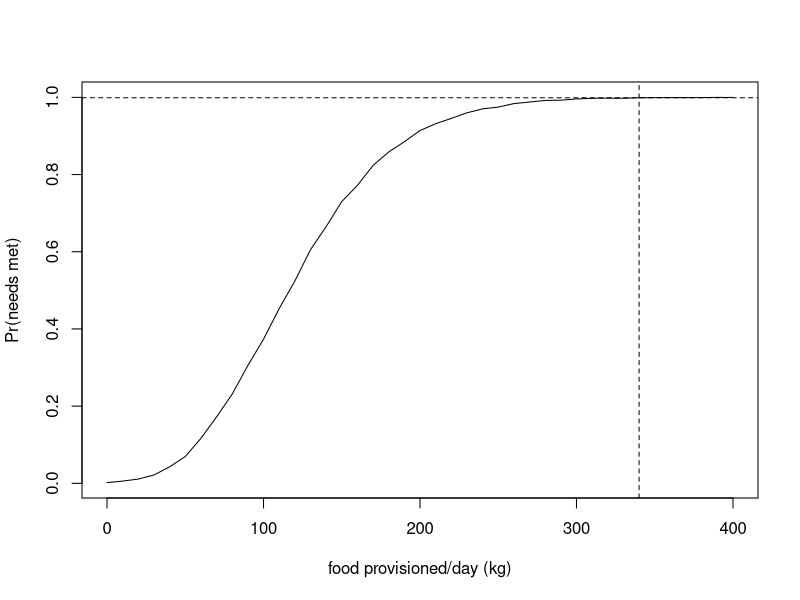

Here is the R script that generated this plot: (Note: a time limit stopped this script after it produced the figure.)
##################################
## whale shark energetics model ##
## Corey Bradshaw 13.10.2022    ##
##################################

###################################################################################################################
## accompanies paper:                                                                                            ##
## BARRY, C, C LEGASPI, TM CLARKE, G ARAUJO, CJA BRADSHAW, AC GLEISS, L MEYER, A PONZO, C HUVENEERS. In review.  ##
## A new approach to evaluate the energetic cost of whale shark tourism. Biological Conservation                 ##
###################################################################################################################

# fixed deterministic parameters
tmpR <- 25 # temperature at routine (ºC)
tmpP <- 30 # temperature at provisioning (ºC)
tmpCoef <- 2.64 # temperature coefficient
RMR2SMR <- 1.459854 # RMR/SMR ratio

# deterministic parameters with uncertainties
actRmn <- 0.01294 # routine activity
actRsd <- 0.001045037
actPmn <- 0.02453 # provisioning activity
actPsd <- 0.005184831
EdensPMmn <- 1.357 # energy density of provisioned meal (kJ/g wet weight) (Motta, et al. 2010)
EdensPMsd <- 0.084 # (Motta, et al. 2010)
SMRexpmn <- 0.8406 # SMR scaling exponent
SMRexpsd <- 0.0271

# length-mass relationship
WSLmn <- 5.5 # whale shark length (m)
WSLsd <- 1.3
WSLMexp <- 2.862 # mass-length exponent (Hsu et al. 2012)
WSmassCalc <- 1000*12.1*WSLmn^WSLMexp # calculated mass (g) (test with mean)

# deterministic (mean) calculations
SMR15int <- 1.1366 # SMR15 intercept
SMR15 <- exp(SMRexpmn*log(WSmassCalc)-SMR15int) # SMR at 15 ºC
SMRnp <- tmpCoef^(1/(10/(tmpR-15)))*SMR15 # SMR (non-provisioned) (mg O2 h-1)
MRnp <- SMRnp*RMR2SMR # MR- (non-provisioned) (mg O2 h-1)
O2np <- SMRnp*(RMR2SMR-1) # O2 for activity (non-provisioned) (mg O2 h-1)
O2p <- O2np/actRmn*actPmn # O2 for activity (provisioned) (mg O2 h-1)
SMRp <- tmpCoef^(1/(10/(tmpP-15)))*SMR15 # SMR (provisioned) (mg O2 h-1)
MRp <- O2p+SMRp # MR (provisioned) (mg O2 h-1)
dO2cons <- MRp - MRnp # Δ oxygen consumption/hour (mg O2 h-1)
Eeqh <- dO2cons/1000*13.6 # energy equivalent (kJ) per hour
Ewastage <- 0.73
Beqh <- (Eeqh/EdensPMmn)/Ewastage # biomass equivalent (g of fish) per hour

# number of whale sharks in area
# 12.7 ± 4.3 SD individual whale sharks seen in survey area daily,
# with max presence 26 individuals (Aug 10 2013) (Araujo, et al. 2014)
Nws.daily.mn <- 12.7
Nws.daily.sd <- 4.3

# duration of tourism operation (hours)
tour.dur.min <- 4
tour.dur.max <- 6

# sea-surface temperatures
setwd("~/.../data/")
SSTdat <- read.csv("SST.csv", header=T)

# food provision vector (0-400 kg), in 10 kg increments
prov.vec <- seq(0,400,10)


########################
## stochastic run 1:  ##
## number of sharks   ##
## from distribution  ##
########################

iter <- 10000 # number of iterations per provision increment

# cycle through provisioning vector
prob.needs.met <- rep(NA,length(prov.vec)) # storage vector
for (p in 1:length(prov.vec)) {

  needs.met <- rep(NA,iter) # storage vector
  for (i in 1:iter) {
    # GENERATE NUMBER OF SHARKS ON DAY
    nWSday.it <- round(rnorm(1, mean=Nws.daily.mn, sd=Nws.daily.sd),0)
    nWSday.it <- ifelse(nWSday.it < 0, 0, nWSday.it)
    
    # GENERATE LENGTH DISTRIBUTION OF THOSE SHARKS
    lenDISTday.it <- rnorm(nWSday.it, mean=WSLmn, sd=WSLsd)
    
    # TRANSLATE LENGTHS TO MASSES (g)
    massDISTday.it <- 1000*12.1*lenDISTday.it^WSLMexp
    
    # SAMPLE A TEMPERATURE FOR THIS DAY
    tmpDAY <- sample(SSTdat$monthSSTmn,1,replace=T)
    
    # APPLY AN ACTIVITY TO EACH SHARK
    actRindDAY <- rnorm(nWSday.it, mean=actRmn, sd=actRsd) # routine
    actPindDAY <- rnorm(nWSday.it, mean=actPmn, sd=actPsd) # provisioning
    
    # SMR15 FOR EACH SHARK
    # SMR scaling expoonent for each shark
    SMRexpIND <- rnorm(nWSday.it, mean=SMRexpmn, sd=SMRexpsd)
    
    SMR15indDAY <- rep(NA,nWSday.it)
    for (w in 1:nWSday.it) {
      SMR15indDAY[w] <- exp(SMRexpIND[w]*log(massDISTday.it[w])-SMR15int)  
    }
    
    # SMR NON-PROVISIONED
    SMRnp.vec <- tmpCoef^(1/(10/(tmpR-15)))*SMR15indDAY
    
    # MR NON-PROVISIONED
    MRnp.vec <- SMRnp.vec*RMR2SMR
    
    # O2 NON-PROVISIONED
    O2np.vec <- SMRnp.vec*(RMR2SMR-1) # O2 for activity (non-provisioned) (mg O2 h-1)
    
    # O2 FOR ACTIVITY (PROVISIONED)
    O2p.vec <- O2np.vec/actRindDAY*actPindDAY
    
    # SMR (PROVISIONED)
    SMRp.vec <- tmpCoef^(1/(10/(tmpDAY-15)))*SMR15indDAY
    
    # MR (PROVISIONED)
    MRp.vec <- O2p.vec + SMRp.vec 
    
    # Δ 02 CONSUMPTION/HOUR
    dO2cons.vec <- MRp.vec - MRnp.vec
    
    # # energy equivalent (kJ) per hour
    Eeqh.vec <- dO2cons.vec/1000*13.6 
    
    # ENERGY DENSITY OF FOOD PROVIDED THAT DAY
    EdensPMday <- rnorm(1,mean=EdensPMmn,sd=EdensPMsd)
    
    # BIOMASS EQUIVALENT (g SHRIMP) PER HOUR REQUIRED TO BREAK EVEN
    Beqh.vec <- (Eeqh.vec/EdensPMday)/Ewastage 
    
    # MULTIPLY BIOMASS EQUIVALENT BY NUMBER OF HOURS OF OPERATION
    opDAY <- runif(1, min=tour.dur.min, max=tour.dur.max)
    Beq.vec <- Beqh.vec*opDAY
    
    # TOTAL AMOUNT OF SHRIMP NEEDED TO BREAK EVEN ACROSS ALL SHARKS THIS DAY (kg)
    BeqTOT <- sum(Beq.vec, na.rm=T)/1000
    
    # DID AMOUNT OF SHRIMP ACTUALLY SUPPLIED PER DAY MEET THE MINIMUM REQUIREMENT?
    needs.met[i] <- ifelse(BeqTOT <= prov.vec[p], 1, 0)
    
  } # end i
  
  prob.needs.met[p] <- sum(needs.met)/length(na.omit(needs.met))
  print(paste("food provided/day = ", prov.vec[p], " (kg)", sep=""))
  
} # end p

plot(prov.vec, prob.needs.met,type="l", xlab="food provisioned/day (kg)", ylab="Pr(needs met)")
abline(h=0.999, lty=2)
abline(v=prov.vec[min(which(prob.needs.met >= 0.999))], lty=2)
prov.vec[min(which(prob.needs.met >= 0.999))] # mass (kg) of food where Pr >= 0.999 that whale sharks' energetic needs are met

needsMet.dat <- data.frame(prov.vec, prob.needs.met)
write.table(needsMet.dat,file="prNeedsMet.csv",sep=",",row.names=T,col.names=T) # save x,y file



########################
## stochastic run 2:  ##
## incrementing       ##
## number of sharks   ##
########################

iter <- 10000 # number of iterations per provision increment

# cycle through number of sharks
nshark.vec <- seq(1,30,1)
pr.mat <- matrix(data=NA, nrow=length(nshark.vec), ncol=length(prov.vec)) # storage matrix

for (s in 1:length(nshark.vec)) {
  
  # cycle through provisioning vector
  for (p in 1:length(prov.vec)) {
    
    needs.met <- rep(NA,iter) # storage vector
    for (i in 1:iter) {

      # GENERATE LENGTH DISTRIBUTION OF NUMBER OF SHARKS
      lenDISTday.it <- rnorm(nshark.vec[s], mean=WSLmn, sd=WSLsd)
      
      # TRANSLATE LENGTHS TO MASSES (g)
      massDISTday.it <- 1000*12.1*lenDISTday.it^WSLMexp
      
      # SAMPLE A TEMPERATURE FOR THIS DAY
      tmpDAY <- sample(SSTdat$monthSSTmn,1,replace=T)
      
      # APPLY AN ACTIVITY TO EACH SHARK
      actRindDAY <- rnorm(nshark.vec[s], mean=actRmn, sd=actRsd) # routine
      actPindDAY <- rnorm(nshark.vec[s], mean=actPmn, sd=actPsd) # provisioning
      
      # SMR15 FOR EACH SHARK
      # SMR scaling expoonent for each shark
      SMRexpIND <- rnorm(nshark.vec[s], mean=SMRexpmn, sd=SMRexpsd)
      
      SMR15indDAY <- rep(NA,nshark.vec[s])
      for (w in 1:nshark.vec[s]) {
        SMR15indDAY[w] <- exp(SMRexpIND[w]*log(massDISTday.it[w])-SMR15int)  
      }
      
      # SMR NON-PROVISIONED
      SMRnp.vec <- tmpCoef^(1/(10/(tmpR-15)))*SMR15indDAY
      
      # MR NON-PROVISIONED
      MRnp.vec <- SMRnp.vec*RMR2SMR
      
      # O2 NON-PROVISIONED
      O2np.vec <- SMRnp.vec*(RMR2SMR-1) # O2 for activity (non-provisioned) (mg O2 h-1)
      
      # O2 FOR ACTIVITY (PROVISIONED)
      O2p.vec <- O2np.vec/actRindDAY*actPindDAY
      
      # SMR (PROVISIONED)
      SMRp.vec <- tmpCoef^(1/(10/(tmpDAY-15)))*SMR15indDAY
      
      # MR (PROVISIONED)
      MRp.vec <- O2p.vec + SMRp.vec 
      
      # Δ 02 CONSUMPTION/HOUR
      dO2cons.vec <- MRp.vec - MRnp.vec
      
      # # energy equivalent (kJ) per hour
      Eeqh.vec <- dO2cons.vec/1000*13.6 
      
      # ENERGY DENSITY OF FOOD PROVIDED THAT DAY
      EdensPMday <- rnorm(1,mean=EdensPMmn,sd=EdensPMsd)
      
      # BIOMASS EQUIVALENT (g SHRIMP) PER HOUR REQUIRED TO BREAK EVEN
      Beqh.vec <- (Eeqh.vec/EdensPMday)/Ewastage 
      
      # MULTIPLY BIOMASS EQUIVALENT BY NUMBER OF HOURS OF OPERATION
      opDAY <- runif(1, min=tour.dur.min, max=tour.dur.max)
      Beq.vec <- Beqh.vec*opDAY
      
      # TOTAL AMOUNT OF SHRIMP NEEDED TO BREAK EVEN ACROSS ALL SHARKS THIS DAY (kg)
      BeqTOT <- sum(Beq.vec, na.rm=T)/1000
      
      # DID AMOUNT OF SHRIMP ACTUALLY SUPPLIED PER DAY MEET THE MINIMUM REQUIREMENT?
      needs.met[i] <- ifelse(BeqTOT <= prov.vec[p], 1, 0)
      
    } # end i
    
    pr.mat[s,p] <- sum(needs.met)/length(na.omit(needs.met))
    #print(paste("food provided/day = ", prov.vec[p], " (kg)", sep=""))
    
  } # end p
  
  print("##################################")
  print(paste("number of sharks = ", nshark.vec[s], sep=""))
  print("##################################")
  
} # end s

heatmap(pr.mat, Rowv=NA, Colv=NA, labRow=nshark.vec, labCol=prov.vec, xlab="food provided/day (kg)", ylab="# sharks present")

pr.out <- as.data.frame(pr.mat)
colnames(pr.out) <- prov.vec
rownames(pr.out) <- nshark.vec
write.table(pr.out,file="prout.csv",sep=",",row.names=T,col.names=T) # save matrix of probabilities (rows = no. sharks; columns = food-provision increment)
